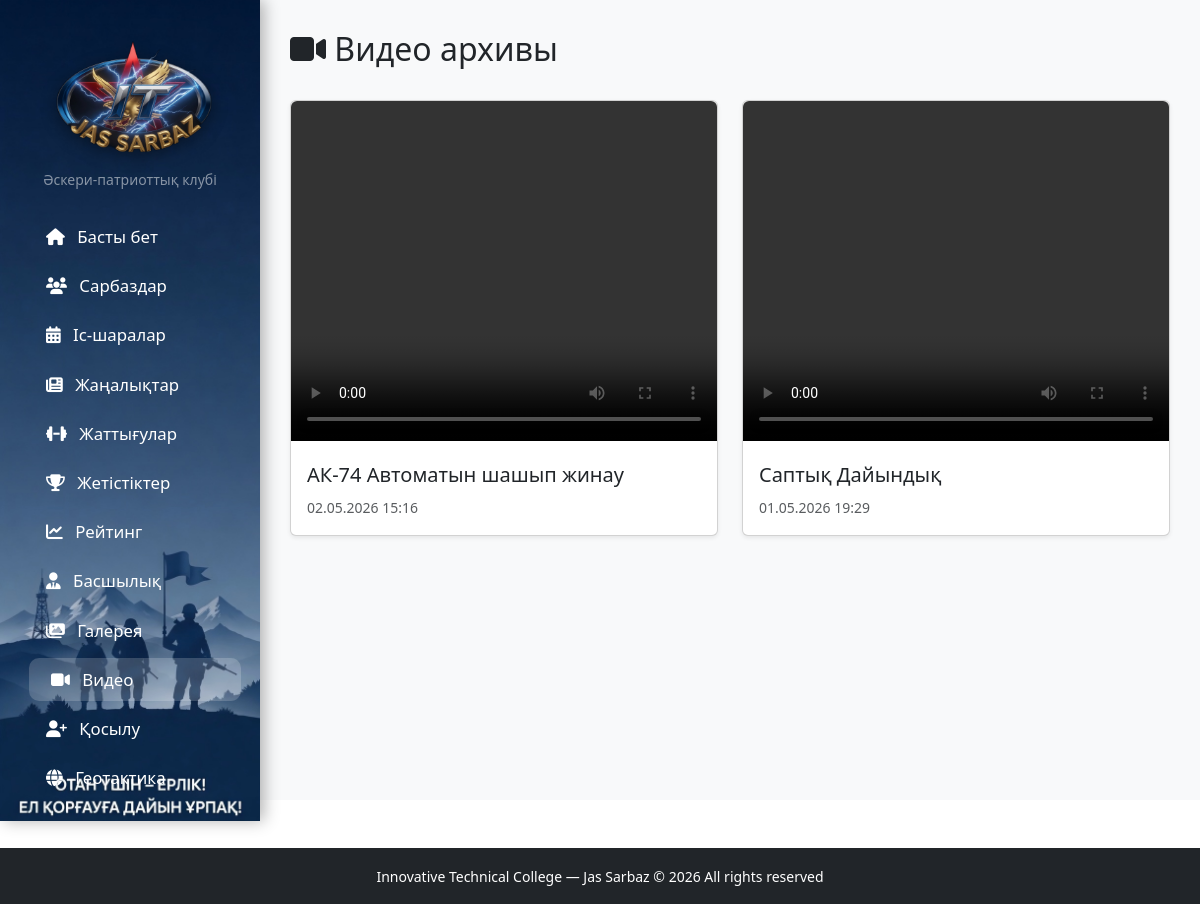
Screenshot of /videos/ with the database file from the repository.
### core/models.py (models this page shows, shortened)
class Video(models.Model):
    title = models.CharField("Название видео", max_length=200)
    video_file = models.FileField("Видео файл", upload_to='videos/', null=True, blank=True)
    video_url = models.URLField("YouTube ссылка (опционально)", blank=True)
    upload_date = models.DateTimeField(auto_now_add=True)
    class Meta:
        verbose_name = "Видео"
        verbose_name_plural = "Видео"

### core/views.py (the view)
# urls.py: path('videos/', views.videos, name='videos'),
def videos(request):
    from .models import Video
    video_list = Video.objects.all().order_by('-upload_date')
    return render(request, 'core/videos.html', {'videos': video_list})

### templates/core/videos.html (shortened to what this page needs)
{% extends 'core/base.html' %}
{% block content %}
<div class="d-flex justify-content-between align-items-center mb-4">
    <h2><i class="fas fa-video"></i> Видео архивы</h2>
</div>
{% if videos %}
    <div class="row g-4">
        {% for video in videos %}
        <div class="col-lg-6 mb-4">
            <div class="card h-100 shadow-sm">
                <div class="card-body p-0">
                    {% if video.video_file %}
                        <video width="100%" height="340" controls class="w-100 rounded-top">
                            <source src="{{ video.video_file.url }}" type="video/mp4">
                        </video>
                    {% endif %}
                </div>
                <div class="card-body">
                    <h5 class="card-title">{{ video.title }}</h5>
                    <small class="text-muted">
                        {{ video.upload_date|date:"d.m.Y H:i" }}
                    </small>
                </div>
            </div>
        </div>
        {% endfor %}
    </div>
{% else %}
    <div class="text-center py-5">
        <i class="fas fa-video fa-5x text-muted mb-4"></i>
        <h4>Видео әлі қосылмаған</h4>
        <p class="text-muted">Админ-панель арқылы видео қосыңыз</p>
    </div>
{% endif %}
{% endblock %}

### rows the page displays
Video: title "АК-74 Автоматын шашып жинау", upload_date "02.05.2026 15:16"
Video: title "Саптық Дайындық", upload_date "01.05.2026 19:29"
